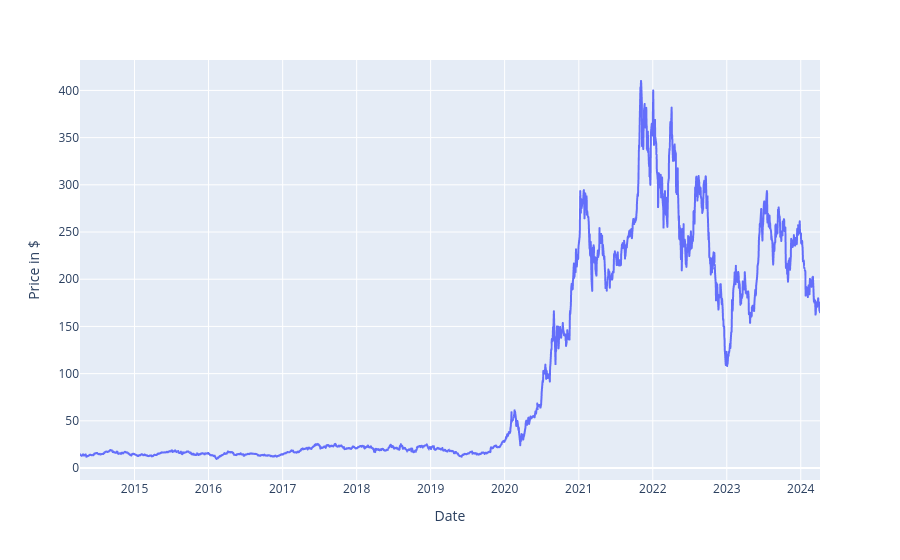

The code cell stored with this chart in its notebook:
### Code cell
print('How old data do you want?\n1. 1 week\n2. 1 month\n3. 1 year\n4. 5 years\n5. All history\n6. Input Custom Value')
old = int(input('Please enter from above options: '))
value = data.shape[0]
if old == 1:
    value = 7
elif old == 2:
    value = 22
elif old == 3:
    value = 262
elif old == 4:
    value = 1302
elif old == 6:
    value = int(input('Input the number of days:'))
plt.figure(figsize = (20,10))
if nasdaq_market == True:
    labels = {'x':'Date','y':'Price in $'}
    y = 'Close/Last'
else:
    labels = {'x':'Date','y':'Price in Rs.'}
    y = 'Close'
fig = px.line(x = data.index[-value:],y = data[y][-value:],labels = labels)
fig.show()
input('Press any key to continue: ')

### Figure 1 — Plotly figure (JSON) as saved in the notebook; plotly's stock layout.template omitted (floating-point values rounded to 4 significant figures; data arrays with more than 128 entries replaced by an {"elided": "..."} marker saying what was removed)
{"data": [{"hovertemplate": "Date=%{x}<br>Price in $=%{y}<extra></extra>", "legendgroup": "", "line": {"color": "#636efa", "dash": "solid"}, "marker": {"symbol": "circle"}, "mode": "lines", "name": "", "showlegend": false, "type": "scattergl", "x": {"elided": "2517 str values"}, "xaxis": "x", "y": {"elided": "2517 float values"}, "yaxis": "y"}], "layout": {"legend": {"tracegroupgap": 0}, "margin": {"t": 60}, "xaxis": {"anchor": "y", "domain": [0, 1], "title": {"text": "Date"}}, "yaxis": {"anchor": "x", "domain": [0, 1], "title": {"text": "Price in $"}}}}
